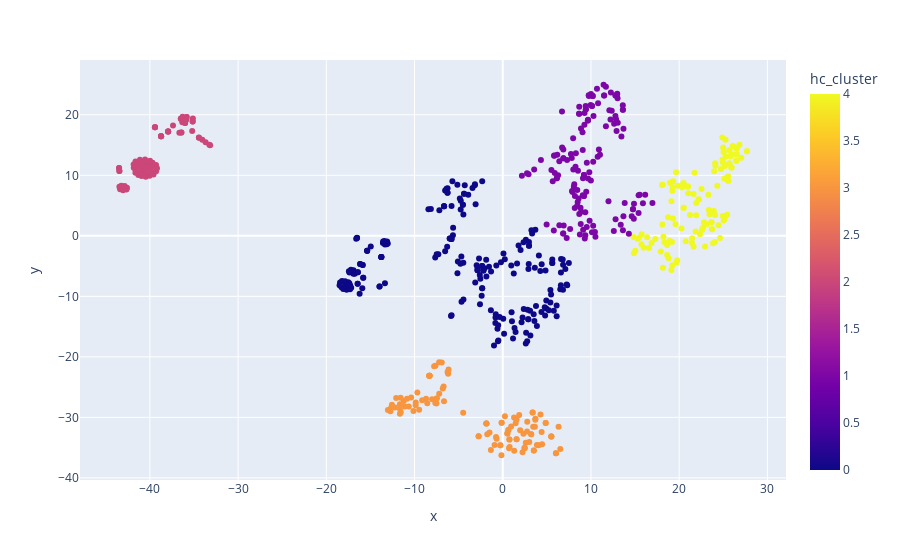

Notebook code for this chart:
### Code cell
fig = px.scatter(
    df,
    x='x',
    y='y',
    color="hc_cluster",
#     color="description",
    hover_data=["short_input_texts", "short_bot_texts","intent","short_entities","action_1"],
    )


fig.show()

### Figure 1 — Plotly figure (JSON) as saved in the notebook; plotly's stock layout.template omitted (floating-point values rounded to 4 significant figures; data arrays with more than 128 entries replaced by an {"elided": "..."} marker saying what was removed)
{"data": [{"customdata": {"elided": "655x5 str values"}, "hovertemplate": "x=%{x}<br>y=%{y}<br>short_input_texts=%{customdata[0]}<br>short_bot_texts=%{customdata[1]}<br>intent=%{customdata[2]}<br>short_entities=%{customdata[3]}<br>action_1=%{customdata[4]}<br>hc_cluster=%{marker.color}<extra></extra>", "legendgroup": "", "marker": {"color": {"elided": "655 int values"}, "coloraxis": "coloraxis", "symbol": "circle"}, "mode": "markers", "name": "", "showlegend": false, "type": "scatter", "x": {"elided": "655 float values"}, "xaxis": "x", "y": {"elided": "655 float values"}, "yaxis": "y"}], "layout": {"coloraxis": {"colorbar": {"title": {"text": "hc_cluster"}}, "colorscale": [[0, "#0d0887"], [0.1111, "#46039f"], [0.2222, "#7201a8"], [0.3333, "#9c179e"], [0.4444, "#bd3786"], [0.5556, "#d8576b"], [0.6667, "#ed7953"], [0.7778, "#fb9f3a"], [0.8889, "#fdca26"], [1, "#f0f921"]]}, "legend": {"tracegroupgap": 0}, "margin": {"t": 60}, "xaxis": {"anchor": "y", "domain": [0, 1], "title": {"text": "x"}}, "yaxis": {"anchor": "x", "domain": [0, 1], "title": {"text": "y"}}}}
